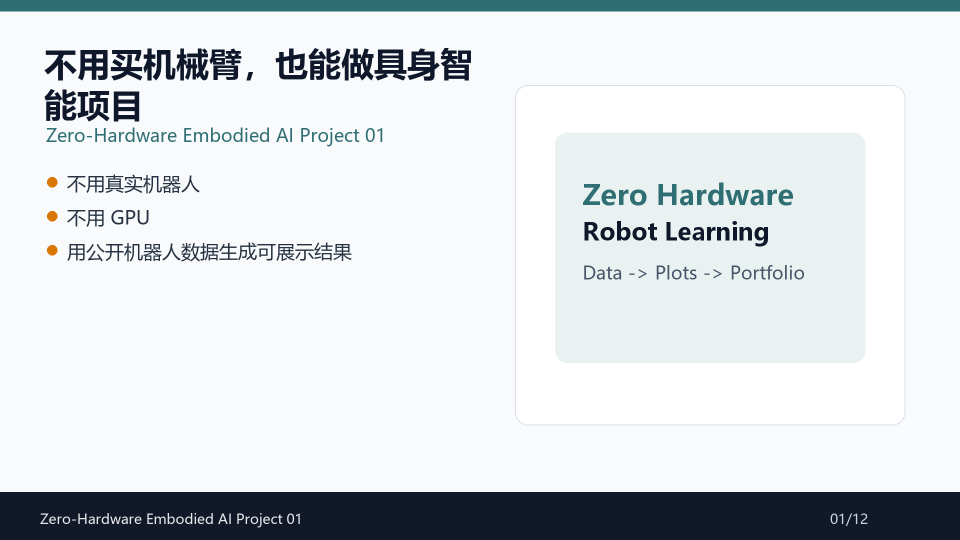
#> input picture content/video_01/cover.png, 1920 x 1080 px (shown at 1/2 size)
$ python -i create_video_01_final_with_voice.py   (imports and definitions only)
#> lines starting #> are read from the running program, lines starting #| are printed output that depends on the picture; after the words box and inside, x2 and y2 are one past the last pixel; in counts of white or black regions, pixels touching at a corner belong together
from __future__ import annotations

import argparse
import json
import math
import re
import shutil
import subprocess
from dataclasses import dataclass
from pathlib import Path

from PIL import Image, ImageChops, ImageDraw, ImageFont, ImageOps


ROOT = Path(__file__).resolve().parents[1]
CONTENT_DIR = ROOT / "content" / "video_01"
FRAMES_DIR = CONTENT_DIR / "final_frames"
CLIPS_DIR = CONTENT_DIR / "final_clips"
EXPORTS_DIR = ROOT / "exports"
WIDTH = 1920
HEIGHT = 1080
FPS = 30


@dataclass
class Scene:
    title: str
    subtitle: str
    bullets: list[str]
    narration: str
    layout: str


SCENES = [
    Scene(
        title="先别急着买机械臂",
        subtitle="第一步，先看懂机器人数据",
        bullets=["不用真实机器人", "不用 GPU", "先跑通一个能展示的项目"],
        narration="想入门具身智能，先别急着买机械臂。真的，第一步没必要上硬件。你更应该先搞清楚：机器人数据到底长什么样。",
        layout="hook",
    ),
    Scene(
        title="这条视频只跑一个很小的项目",
        subtitle="公开数据 -> 可视化图 -> 作品集项目",
        bullets=["不训练大模型", "不控制真实机器人", "先生成几张能看懂的图"],
        narration="这条视频我就跑一个很小的项目。不用真实机器人，不用 GPU，也不用你先把 LeRobot 全家桶装明白。我们先用公开数据，生成几张能看懂的图。",
        layout="collage",
    ),
    Scene(
        title="先搞清楚这三个词",
        subtitle="episode / observation / action",
        bullets=["episode：一次任务轨迹", "observation：看到或感知到的状态", "action：轨迹里记录的动作"],
        narration="这个项目解决的不是怎么训练一个机器人。它解决的是更前面一步：episode 是什么，observation 是什么，action 又是什么。这些东西你不先搞清楚，后面看模仿学习和 VLA 会很虚。",
        layout="concept",
    ),
    Scene(
        title="入口我做了两个",
        subtitle="Colab 能用就点开跑；不稳定就跑本地轻量版",
        bullets=["Colab：适合快速试", "本地轻量版：不装 LeRobot", "先把结果跑出来"],
        narration="我这里做了两个入口。能用 Colab，就直接点开跑。如果 Colab 抽风，或者你网络不稳定，就跑本地轻量版。轻量版不装 LeRobot，只下载一个很小的数据文件，先把结果跑出来。",
        layout="github",
    ),
    Scene(
        title="Colab 不用选 GPU",
        subtitle="我们现在只是读数据、画图、看轨迹",
        bullets=["Runtime 选 None", "下载 PushT 小数据文件", "生成三张可视化图"],
        narration="Colab 里也不用选 GPU。这里选 None 就行。因为我们现在不是训练模型，只是读数据、画图、看轨迹。这一步普通电脑也能跑。",
        layout="colab",
    ),
    Scene(
        title="输出 1：episode 首帧",
        subtitle="先看这条轨迹大概在做什么",
        bullets=["PushT 是二维推块任务", "首帧帮助理解任务场景", "不需要真实相机或机械臂"],
        narration="跑完以后，第一张图是 episode 的首帧。你可以先看一下，这条轨迹大概在做什么。比如 PushT 这个任务，就是一个二维推块任务。",
        layout="first_frame",
    ),
    Scene(
        title="输出 2：action 随时间变化",
        subtitle="先把动作轨迹看懂",
        bullets=["横轴是时间", "纵轴是动作数值", "两条线对应两个动作维度"],
        narration="第二张图是 action 随时间变化。横轴是时间，纵轴是动作数值。这两条线可以理解成两个动作维度在整条轨迹里的变化。不用一上来就理解所有算法，先把数据看懂。",
        layout="timeseries",
    ),
    Scene(
        title="输出 3：action 分布",
        subtitle="看范围、集中区间和异常值",
        bullets=["动作集中在哪些区间", "有没有特别奇怪的值", "后面可以扩展到数据质量检查"],
        narration="第三张图是 action 分布。这个图很基础，但挺有用。你能看到动作主要集中在哪些区间，有没有特别奇怪的值。后面做数据质量检查，其实就是从这种东西扩展出去。",
        layout="distribution",
    ),
    Scene(
        title="为什么这能写进简历？",
        subtitle="比“我学过 LeRobot”具体很多",
        bullets=["有 GitHub 仓库", "有可运行 notebook", "有输出图", "能解释自己分析了什么"],
        narration="那这个东西为什么能写进简历？因为它不是单纯看教程截图。你有 GitHub 仓库，有可运行 notebook，有输出图，也能解释自己到底分析了什么。这就已经比我学过 LeRobot 具体很多。",
        layout="portfolio",
    ),
    Scene(
        title="简历别写得太夸张",
        subtitle="具体、可解释，就够了",
        bullets=["实现 episode 读取", "实现 action 可视化分析", "理解 observation/action 和轨迹统计"],
        narration="简历上可以不用写得很夸张。你就写：基于 LeRobot 公开机器人数据集，实现 episode 读取和 action 可视化分析。然后补一句：理解 observation、action、轨迹统计和基础数据质量分析。这样就够了。",
        layout="resume",
    ),
    Scene(
        title="这只是第一步",
        subtitle="先跑通，再往后扩展",
        bullets=["项目 01：数据集分析与可视化", "项目 02：Behavior Cloning / ACT", "项目 03：VLA 推理与评测"],
        narration="当然，这只是第一步。它不负责让你一下子变成机器人算法工程师。但它能让你先跑通一个东西。跑通以后，再往 Behavior Cloning、ACT、VLA 这些方向扩展，就没那么飘了。",
        layout="roadmap",
    ),
    Scene(
        title="代码已经放 GitHub",
        subtitle="zero-hardware-embodied-ai",
        bullets=["Colab 能用就直接跑", "不能用 Colab 就跑本地轻量版", "先做出第一个作品集项目"],
        narration="代码我已经放 GitHub 了。能用 Colab 的，直接点开跑。不能用 Colab 的，就跑本地轻量版。如果你想做第一个具身智能作品集项目，可以先从这个开始。",
        layout="end",
    ),
]


# [10 lines left out: function ffmpeg_exe, not called in this run]


def font_path(bold: bool = False) -> str:
#> called with bold = False
    candidates = [
        Path(r"C:\Windows\Fonts\msyhbd.ttc" if bold else r"C:\Windows\Fonts\msyh.ttc"),
        Path(r"C:\Windows\Fonts\NotoSansSC-VF.ttf"),
        Path(r"C:\Windows\Fonts\simhei.ttf"),
    ]
    for candidate in candidates:
        if candidate.exists():
            return str(candidate)
    return "arial.ttf"


FONT_REGULAR = font_path(False)
FONT_BOLD = font_path(True)
#> further down, picture is the input picture: PIL image 1920x1080 RGB; mean R, G, B 215.3, 220.2, 223.1


def load_font(size: int, bold: bool = False) -> ImageFont.FreeTypeFont:
    return ImageFont.truetype(FONT_BOLD if bold else FONT_REGULAR, size)


COLORS = {
    "ink": "#111827",
    "muted": "#475569",
    "subtle": "#6B7280",
    "teal": "#2F6F73",
    "teal_dark": "#17484C",
    "teal_soft": "#E7F1F0",
    "amber": "#D97706",
    "amber_soft": "#FFF4D6",
    "blue_soft": "#EAF2FF",
    "paper": "#FFFFFF",
    "canvas": "#F5F7FA",
    "line": "#D7E1EA",
    "footer": "#101827",
}


def text_width(draw: ImageDraw.ImageDraw, text: str, font: ImageFont.FreeTypeFont) -> int:
    box = draw.textbbox((0, 0), text, font=font)
    return box[2] - box[0]


# [27 lines left out: function wrap_text, not called in this run]


def line_height(font: ImageFont.FreeTypeFont, line_gap: int) -> int:
    return int(font.size * 1.18) + line_gap


# [94 lines left out: functions ellipsize, draw_fit_text, draw_centered_fit, rounded, card, not called in this run]


def trim_near_white(img: Image.Image, threshold: int = 246, margin: int = 10) -> Image.Image:
#> called with threshold = 246, margin = 10
    rgb = img.convert("RGB")
    bg = Image.new("RGB", rgb.size, (255, 255, 255))
#> bg: PIL image 1920x1080 RGB; every value is 255
    diff = ImageChops.difference(rgb, bg).convert("L")
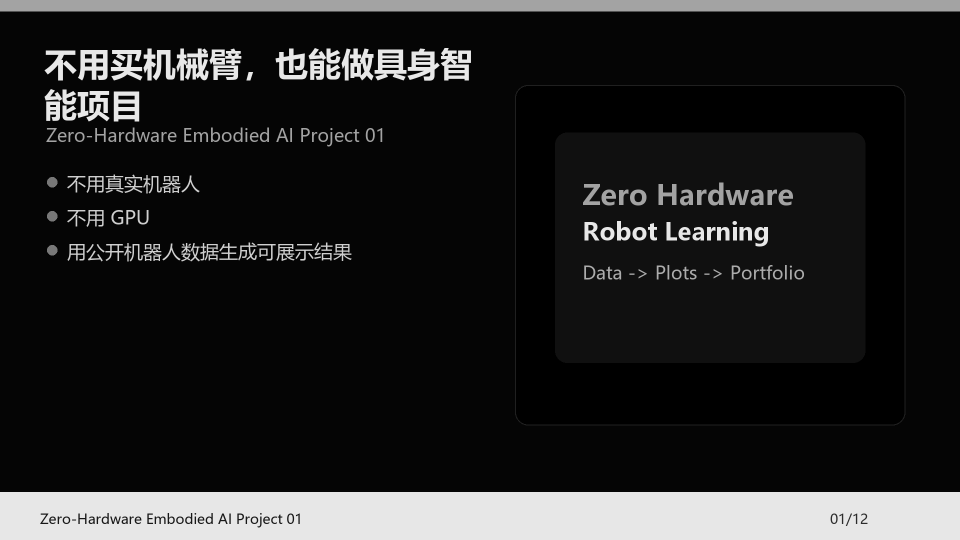
#> diff: PIL image 1920x1080 L (shown at 1/2 size); min 0, max 232, mean 35.7
    mask = diff.point(lambda value: 255 if value > 255 - threshold else 0)
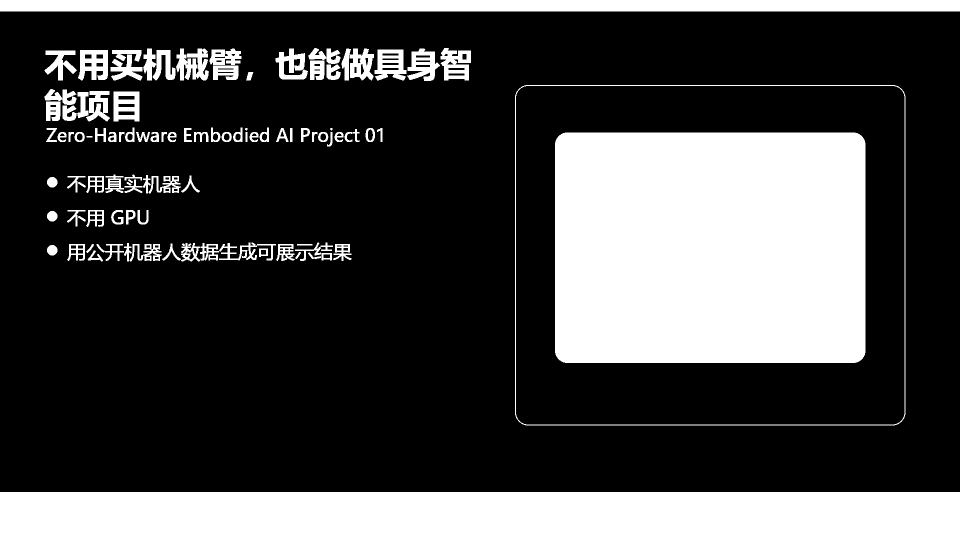
#> mask: PIL image 1920x1080 L (shown at 1/2 size); 28% white; 100 white regions, largest, box (x1, y1, x2, y2) and area: (1110, 265, 1731, 726) 285757, (0, 984, 1920, 1080) 184320, (0, 0, 1920, 23) 44160
    box = mask.getbbox()
#> box = (0, 0, 1920, 1080)
    if not box:
        return rgb
    x1, y1, x2, y2 = box
#> x1 = 0; y1 = 0; x2 = 1920; y2 = 1080
    x1 = max(0, x1 - margin)
    y1 = max(0, y1 - margin)
    x2 = min(rgb.width, x2 + margin)
    y2 = min(rgb.height, y2 + margin)
    return rgb.crop((x1, y1, x2, y2))


# [337 lines left out: functions paste_contain, paste_cover, draw_header, draw_background, draw_badge, draw_bullet_panel and 7 more, not called in this run]


def run(command: list[str], timeout: int | None = None) -> subprocess.CompletedProcess[str]:
    return subprocess.run(command, check=True, text=True, capture_output=True, timeout=timeout)


# [252 lines left out: functions media_duration, clean_voice, allocate_durations, srt_time, write_srt, render_video and 4 more, not called in this run]


# [2 lines not run here, left out]

>>> from PIL import Image
>>> picture = Image.open('../content/video_01/cover.png')
>>> result = trim_near_white(picture)
